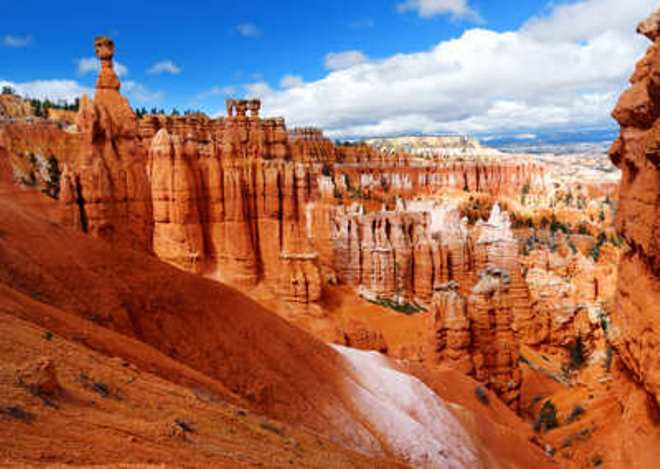
#> input picture Lab/Lab03/canyon.jpg, 660 x 469 px
$ python unsharpMaskExample.py
#> lines starting #> are read from the running program, lines starting #| are printed output that depends on the picture
"""
Joshua Stough
DIP

Using generic filter in scipy.ndimage to blur and other things an input image.
https://docs.scipy.org/doc/scipy-0.16.1/reference/generated/scipy.ndimage.filters.generic_filter.html
"""

import matplotlib.pyplot as plt
import scipy.ndimage as ndimage
import numpy as np

#simple blur
def myfunc(x):
    return x.mean()


I = plt.imread('canyon.jpg').astype(float)
I = I/I.ravel().max()

Ib = np.zeros(I.shape)
Out = np.zeros(I.shape[:2])

for chan in range(3):
    ndimage.generic_filter(I[:, :, chan], function=myfunc, size=5, output=Out, mode='reflect')
    Ib[...,chan] = Out.copy();
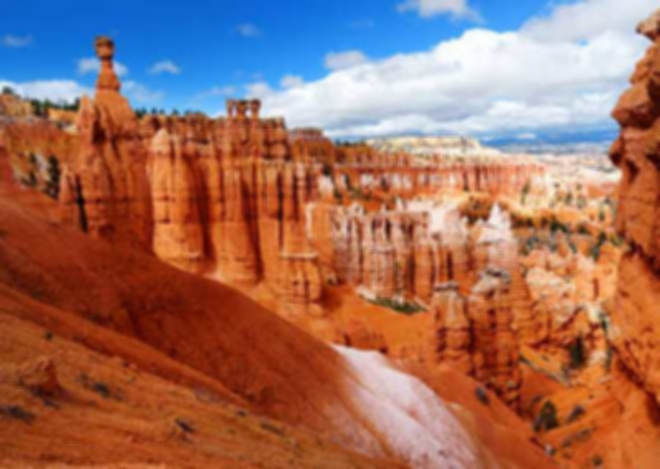
#> Ib: shape (469, 660, 3) float64; mean R, G, B 0.62, 0.431, 0.378

f, axarr = plt.subplots(1,2, figsize=(10, 3))
axarr[0].imshow(I)
axarr[0].set_title('Original')

axarr[1].imshow(Ib)
axarr[1].set_title('Blurred')


#Now sharpen
D = I - Ib
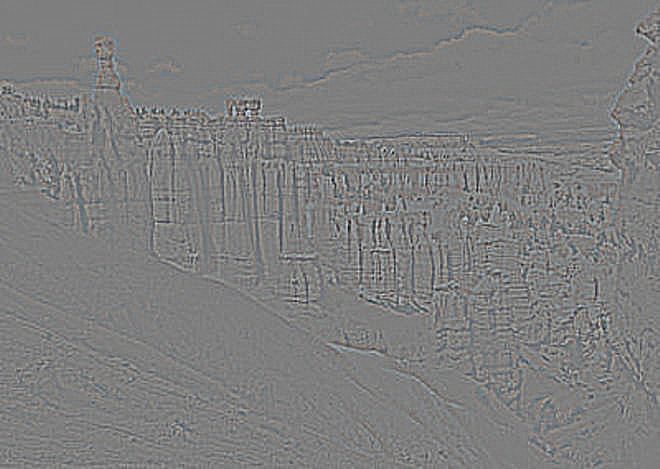
#> D: shape (469, 660, 3) float64; mean R, G, B -1.09e-17, -5.14e-18, -4.02e-18; drawn with min black and max white
Isharp = I + D
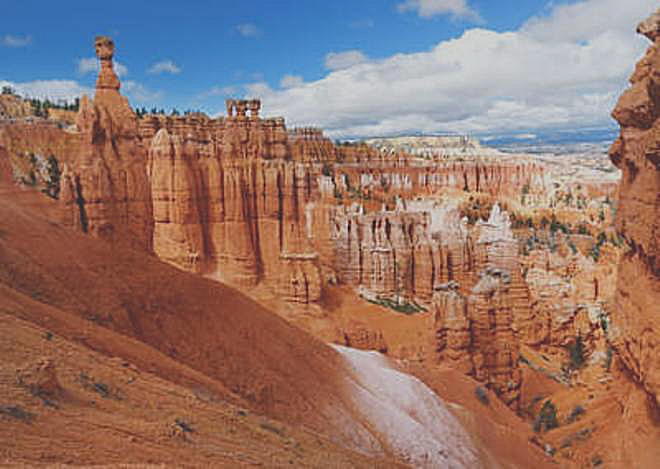
#> Isharp: shape (469, 660, 3) float64; mean R, G, B 0.62, 0.431, 0.378; drawn with min black and max white
Isharp[Isharp < 0] = 0
Isharp[Isharp > 1] = 1
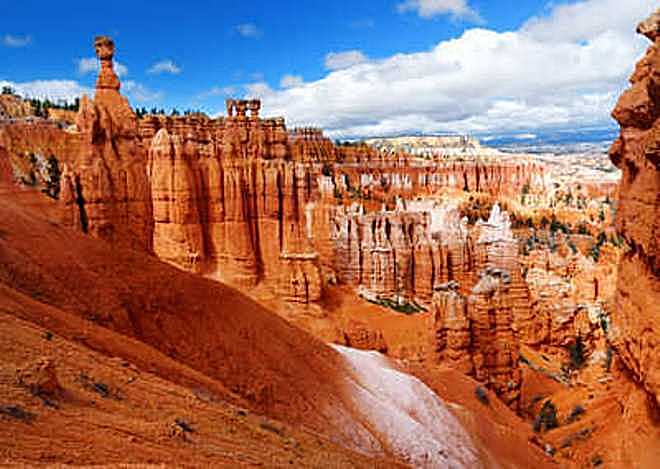
#> Isharp: shape (469, 660, 3) float64; mean R, G, B 0.619, 0.432, 0.38

f, axarr = plt.subplots(1,2, figsize=(10, 3))

#normalize to [0,1] the difference image, for display.
D = D - D.ravel().min()
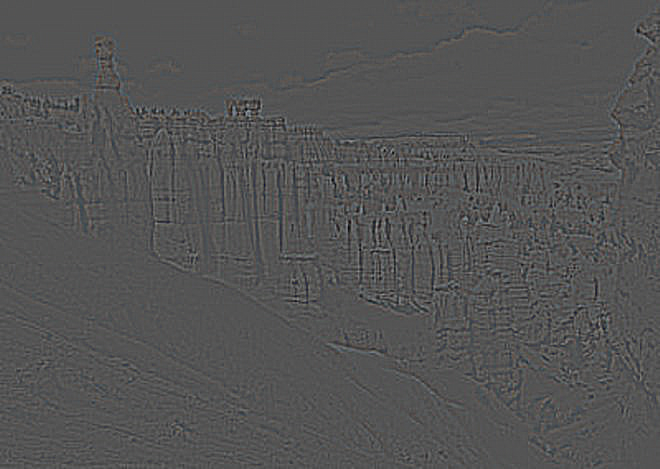
#> D: shape (469, 660, 3) float64; mean R, G, B 0.332, 0.332, 0.332
D = D/D.ravel().max()

axarr[0].imshow(D)
axarr[0].set_title('Orginal-Blurred (D)')

axarr[1].imshow(Isharp)
axarr[1].set_title('Sharped (Original + D)')

$ run again, with Lab/Lab03/Blue.jpg copied over Lab/Lab03/canyon.jpg
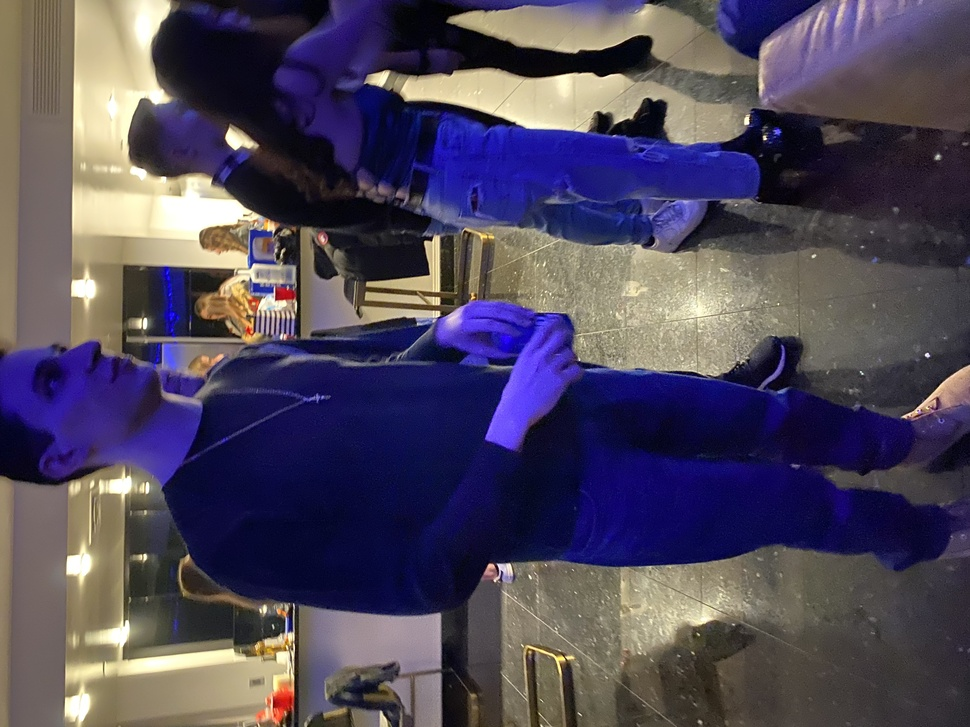
#> input picture Lab/Lab03/Blue.jpg, 970 x 727 px, shrunk from 4032 x 3024 before the run
#> `Isharp[Isharp < 0] = 0`:
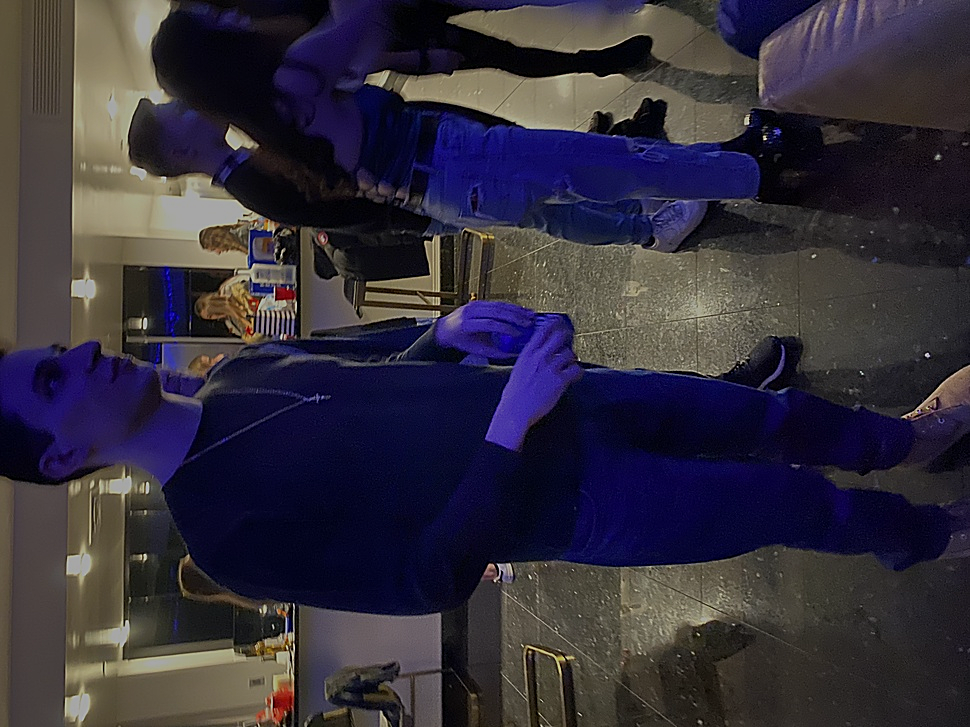
#> Isharp: shape (727, 970, 3) float64; mean R, G, B 0.313, 0.283, 0.357; drawn with min black and max white
#> `axarr[1].set_title('Sharped (Original + D)')`:
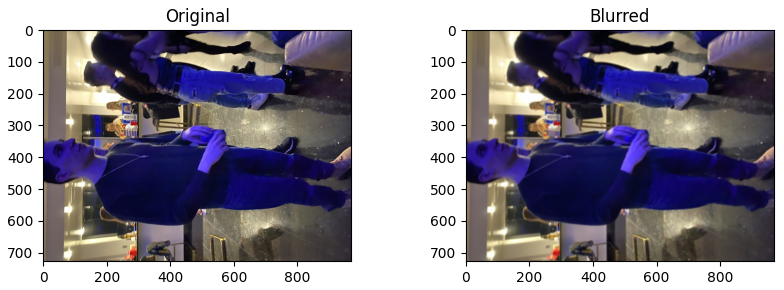
#> figure drawn by matplotlib, 2 panels
